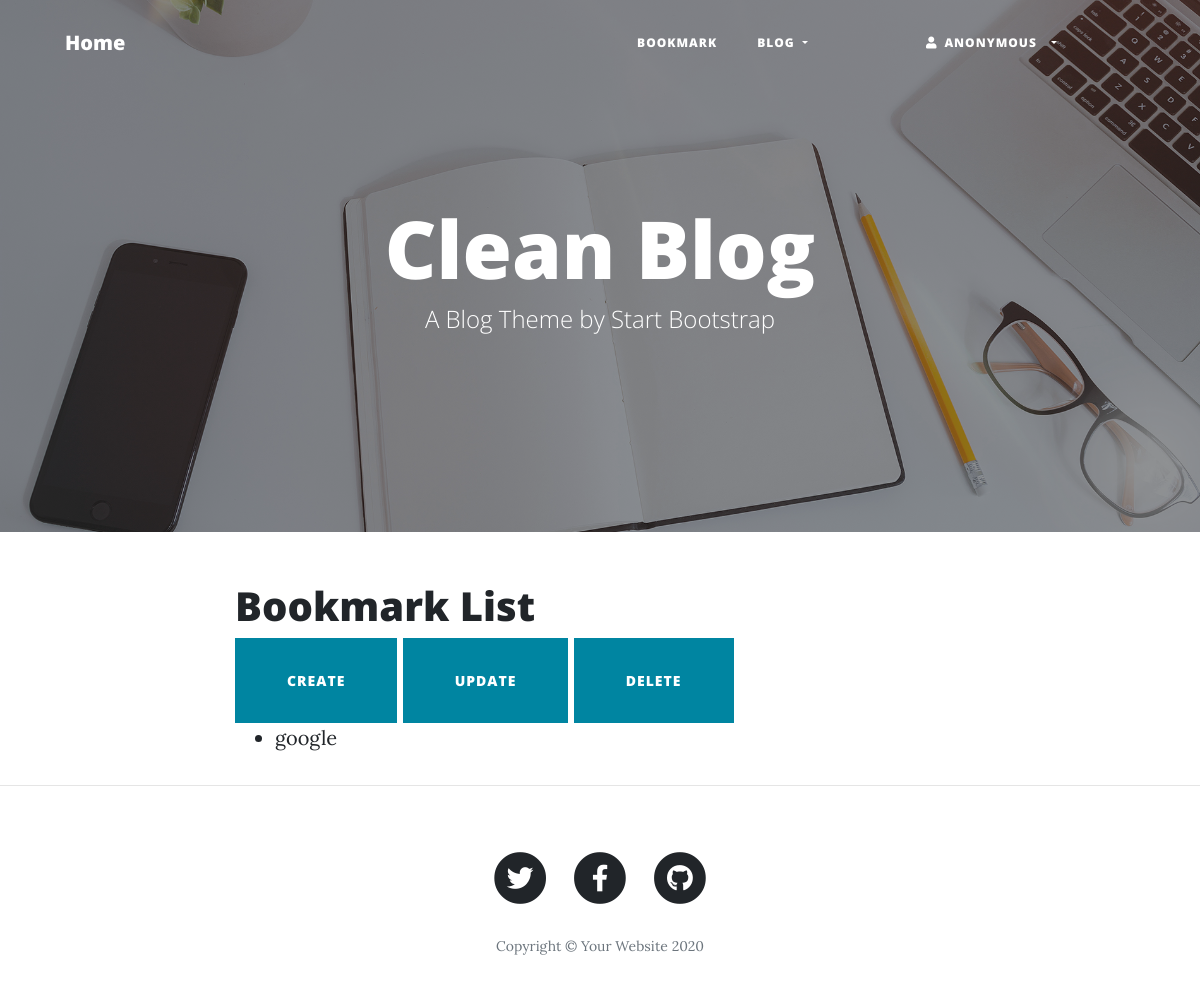
Page /bookmark/ on the earlier database version.
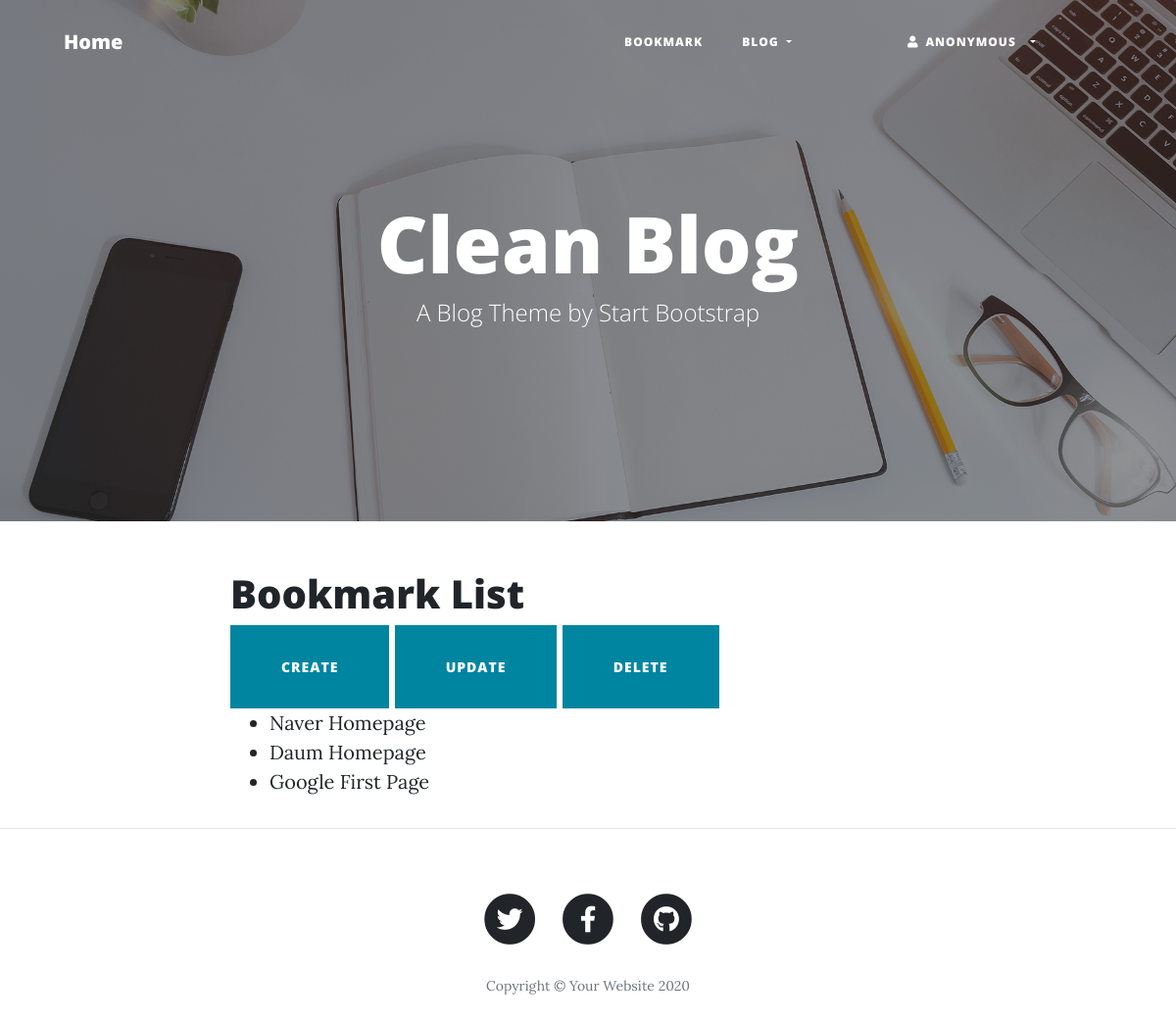
Same page on the later database version.
### bookmark/models.py (models this page shows)
class Bookmark(models.Model):
    title = models.CharField('TITLE', max_length=100, blank=True)
    url = models.URLField('URL', unique=True)
    owner = models.ForeignKey(User, on_delete=models.CASCADE, blank=True, null=True)
    def __str__(self):
        return self.title

### bookmark/views.py (the view)
# urls.py: path('', views.BookmarkLV.as_view(), name='index'),
class BookmarkLV(ListView):
    model = Bookmark

### bookmark/templates/bookmark/bookmark_list.html (shortened to what this page needs)
{% extends 'base.html' %}
{% load static %}
{% block content %}
<div class="container">
    <div class="row">
        <div class="col-lg-8 col-md-10 mx-auto">
            <h1>Bookmark List</h1>
            <a class="btn btn-primary" href="<% url 'bookmark.update' %>" role="button">
                <button type="button" class="btn btn-primary">Create</button>
            </a>
            <a class="btn btn-primary" href="#" role="button">
                <button type="button" class="btn btn-primary">Update</button>
            </a>
            <a class="btn btn-primary" href="#" role="button">
                <button type="button" class="btn btn-primary">Delete</button>
            </a>
            <br>
            <ul>
                {% for bookmark in object_list %}
                <li><a href="{% url 'bookmark:detail' bookmark.id %}">{{ bookmark }}</a></li>
                {% endfor %}
            </ul>
        </div>
    </div>
</div>
{% endblock %}

Differences in the rows shown:
removed Bookmark: title "google"
added Bookmark: title "Naver Homepage"
added Bookmark: title "Daum Homepage"
added Bookmark: title "Google First Page"
